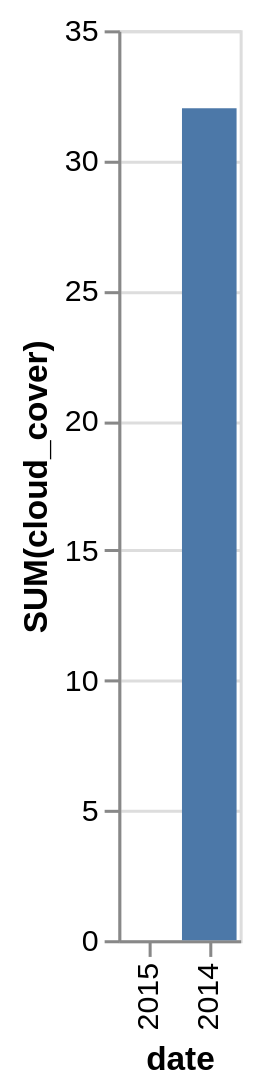

Here is the Vega-Lite specification saved for this chart:
### Vega-Lite specification from a JSON file in a GitHub repository (floating-point values rounded to 4 significant figures)
{"data": {"values": [{"x_data": "2014", "y_data": 32}, {"x_data": "2015", "y_data": 0}]}, "mark": "bar", "encoding": {"x": {"field": "x_data", "type": "nominal", "title": "date", "sort": {"op": "sum", "field": "y_data", "order": "ascending"}}, "y": {"field": "y_data", "type": "quantitative", "title": "SUM(cloud_cover)"}}}
